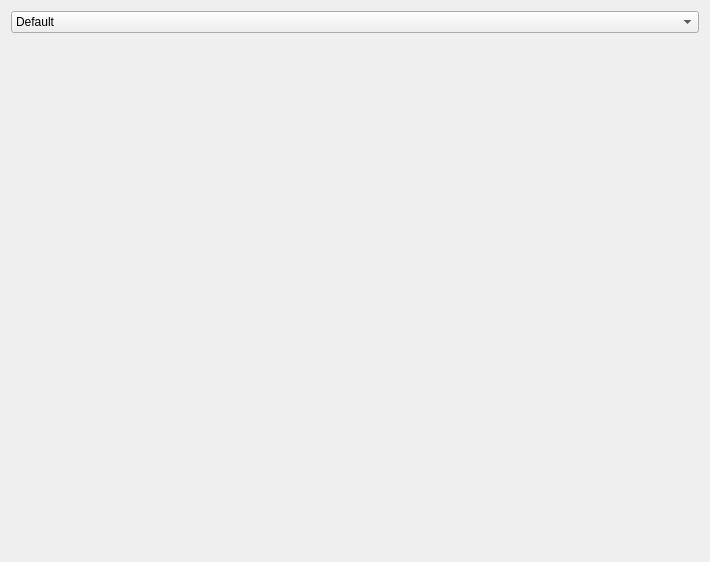
<?xml version="1.0" encoding="UTF-8"?>
<ui version="4.0">
 <class>FileVpzSim</class>
 <widget class="QWidget" name="FileVpzSim">
  <property name="geometry">
   <rect>
    <x>0</x>
    <y>0</y>
    <width>710</width>
    <height>562</height>
   </rect>
  </property>
  <property name="sizePolicy">
   <sizepolicy hsizetype="Expanding" vsizetype="Expanding">
    <horstretch>0</horstretch>
    <verstretch>0</verstretch>
   </sizepolicy>
  </property>
  <property name="windowTitle">
   <string>Form</string>
  </property>
  <property name="layoutDirection">
   <enum>Qt::LeftToRight</enum>
  </property>
  <property name="autoFillBackground">
   <bool>false</bool>
  </property>
  <layout class="QVBoxLayout" name="verticalLayout_2">
   <item>
    <layout class="QVBoxLayout" name="verticalLayout">
     <item>
      <widget class="QComboBox" name="pluginList">
       <property name="sizePolicy">
        <sizepolicy hsizetype="Expanding" vsizetype="Fixed">
         <horstretch>0</horstretch>
         <verstretch>0</verstretch>
        </sizepolicy>
       </property>
       <item>
        <property name="text">
         <string>Default</string>
        </property>
       </item>
      </widget>
     </item>
     <item>
      <widget class="QStackedWidget" name="pluginHere">
       <widget class="QWidget" name="PageNull" native="true"/>
      </widget>
     </item>
    </layout>
   </item>
  </layout>
 </widget>
 <resources/>
 <connections/>
</ui>
